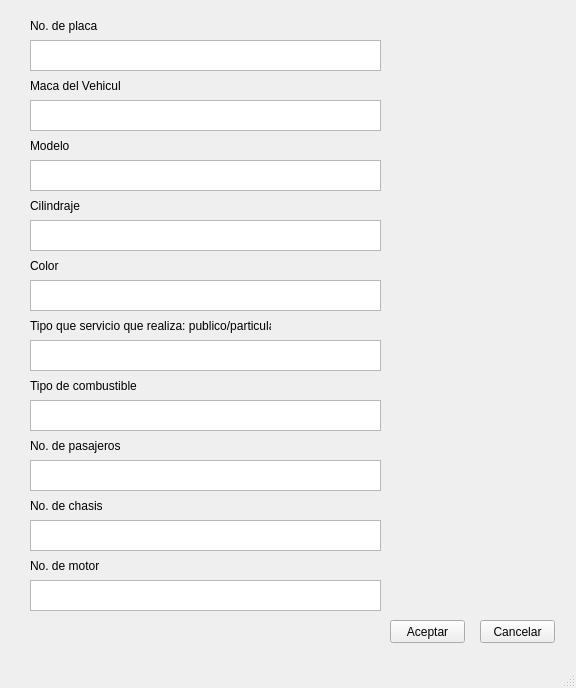
<?xml version="1.0" encoding="UTF-8"?>
<ui version="4.0">
 <class>CrearVehiculos</class>
 <widget class="QMainWindow" name="CrearVehiculos">
  <property name="geometry">
   <rect>
    <x>0</x>
    <y>0</y>
    <width>576</width>
    <height>688</height>
   </rect>
  </property>
  <property name="windowTitle">
   <string>MainWindow</string>
  </property>
  <widget class="QWidget" name="centralwidget">
   <widget class="QTextEdit" name="IngresarMarca">
    <property name="geometry">
     <rect>
      <x>30</x>
      <y>100</y>
      <width>351</width>
      <height>31</height>
     </rect>
    </property>
   </widget>
   <widget class="QTextEdit" name="IngresarColor">
    <property name="geometry">
     <rect>
      <x>30</x>
      <y>280</y>
      <width>351</width>
      <height>31</height>
     </rect>
    </property>
   </widget>
   <widget class="QPushButton" name="AceptarInfoV">
    <property name="geometry">
     <rect>
      <x>390</x>
      <y>620</y>
      <width>75</width>
      <height>23</height>
     </rect>
    </property>
    <property name="text">
     <string>Aceptar</string>
    </property>
   </widget>
   <widget class="QLabel" name="Placa">
    <property name="geometry">
     <rect>
      <x>30</x>
      <y>10</y>
      <width>101</width>
      <height>31</height>
     </rect>
    </property>
    <property name="text">
     <string>No. de placa</string>
    </property>
   </widget>
   <widget class="QTextEdit" name="IngresarPlaca">
    <property name="geometry">
     <rect>
      <x>30</x>
      <y>40</y>
      <width>351</width>
      <height>31</height>
     </rect>
    </property>
   </widget>
   <widget class="QLabel" name="TipoServicio">
    <property name="geometry">
     <rect>
      <x>30</x>
      <y>310</y>
      <width>241</width>
      <height>31</height>
     </rect>
    </property>
    <property name="text">
     <string>Tipo que servicio que realiza: publico/particular</string>
    </property>
   </widget>
   <widget class="QLabel" name="Marca">
    <property name="geometry">
     <rect>
      <x>30</x>
      <y>70</y>
      <width>91</width>
      <height>31</height>
     </rect>
    </property>
    <property name="text">
     <string>Maca del Vehiculo</string>
    </property>
   </widget>
   <widget class="QTextEdit" name="IngresarCilindraje">
    <property name="geometry">
     <rect>
      <x>30</x>
      <y>220</y>
      <width>351</width>
      <height>31</height>
     </rect>
    </property>
   </widget>
   <widget class="QPushButton" name="CancelarInfoV">
    <property name="geometry">
     <rect>
      <x>480</x>
      <y>620</y>
      <width>75</width>
      <height>23</height>
     </rect>
    </property>
    <property name="text">
     <string>Cancelar</string>
    </property>
   </widget>
   <widget class="QTextEdit" name="IngresarModelo">
    <property name="geometry">
     <rect>
      <x>30</x>
      <y>160</y>
      <width>351</width>
      <height>31</height>
     </rect>
    </property>
   </widget>
   <widget class="QTextEdit" name="IngresarTipoServicio">
    <property name="geometry">
     <rect>
      <x>30</x>
      <y>340</y>
      <width>351</width>
      <height>31</height>
     </rect>
    </property>
   </widget>
   <widget class="QLabel" name="Color">
    <property name="geometry">
     <rect>
      <x>30</x>
      <y>250</y>
      <width>101</width>
      <height>31</height>
     </rect>
    </property>
    <property name="text">
     <string>Color</string>
    </property>
   </widget>
   <widget class="QLabel" name="Modelo">
    <property name="geometry">
     <rect>
      <x>30</x>
      <y>130</y>
      <width>71</width>
      <height>31</height>
     </rect>
    </property>
    <property name="text">
     <string>Modelo</string>
    </property>
   </widget>
   <widget class="QLabel" name="Cilindraje">
    <property name="geometry">
     <rect>
      <x>30</x>
      <y>190</y>
      <width>71</width>
      <height>31</height>
     </rect>
    </property>
    <property name="text">
     <string>Cilindraje</string>
    </property>
   </widget>
   <widget class="QLabel" name="Pasajeros">
    <property name="geometry">
     <rect>
      <x>30</x>
      <y>430</y>
      <width>91</width>
      <height>31</height>
     </rect>
    </property>
    <property name="text">
     <string>No. de pasajeros</string>
    </property>
   </widget>
   <widget class="QTextEdit" name="IngresarCombustible">
    <property name="geometry">
     <rect>
      <x>30</x>
      <y>400</y>
      <width>351</width>
      <height>31</height>
     </rect>
    </property>
   </widget>
   <widget class="QLabel" name="Combustible">
    <property name="geometry">
     <rect>
      <x>30</x>
      <y>370</y>
      <width>111</width>
      <height>31</height>
     </rect>
    </property>
    <property name="text">
     <string>Tipo de combustible</string>
    </property>
   </widget>
   <widget class="QLabel" name="Motor">
    <property name="geometry">
     <rect>
      <x>30</x>
      <y>550</y>
      <width>71</width>
      <height>31</height>
     </rect>
    </property>
    <property name="text">
     <string>No. de motor</string>
    </property>
   </widget>
   <widget class="QTextEdit" name="textEdit_9">
    <property name="geometry">
     <rect>
      <x>30</x>
      <y>580</y>
      <width>351</width>
      <height>31</height>
     </rect>
    </property>
   </widget>
   <widget class="QLabel" name="Chasis">
    <property name="geometry">
     <rect>
      <x>30</x>
      <y>490</y>
      <width>101</width>
      <height>31</height>
     </rect>
    </property>
    <property name="text">
     <string>No. de chasis</string>
    </property>
   </widget>
   <widget class="QTextEdit" name="IngresarChasis">
    <property name="geometry">
     <rect>
      <x>30</x>
      <y>520</y>
      <width>351</width>
      <height>31</height>
     </rect>
    </property>
   </widget>
   <widget class="QTextEdit" name="IngresarPasajeros">
    <property name="geometry">
     <rect>
      <x>30</x>
      <y>460</y>
      <width>351</width>
      <height>31</height>
     </rect>
    </property>
   </widget>
  </widget>
  <widget class="QMenuBar" name="menubar">
   <property name="geometry">
    <rect>
     <x>0</x>
     <y>0</y>
     <width>576</width>
     <height>21</height>
    </rect>
   </property>
  </widget>
  <widget class="QStatusBar" name="statusbar"/>
 </widget>
 <resources/>
 <connections/>
</ui>
